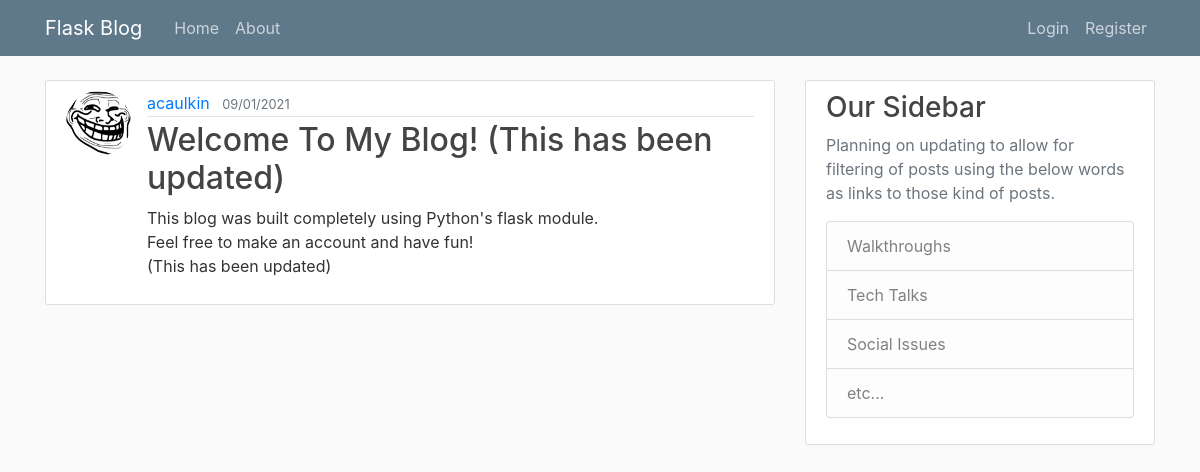
/post/1, run on an earlier commit of the app's database.
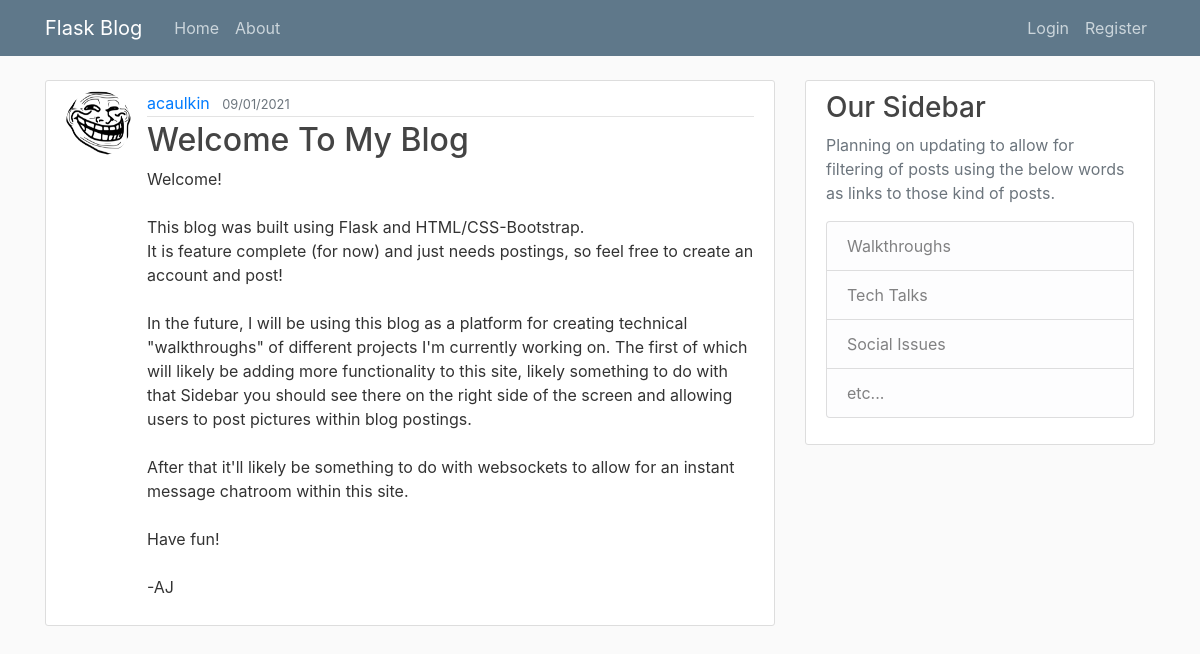
And on a later commit of the database.
### flaskblog/models.py (models this page shows, shortened)
class Post(db.Model):
    id = db.Column(db.Integer, primary_key = True)
    title = db.Column(db.String(100), nullable = False)
    date_posted = db.Column(db.DateTime, nullable = False, default = datetime.utcnow)
    content = db.Column(db.Text, nullable = False)
    user_id = db.Column(db.Integer, db.ForeignKey('user.id'), nullable = False)

### flaskblog/posts/routes.py (the view)
@posts.route("/post/<int:post_id>")
def post(post_id):
    post = Post.query.get_or_404(post_id)
    return render_template('post.html', title=post.title, post=post)

### flaskblog/templates/post.html (shortened to what this page needs)
{% extends "layout.html" %}
{% block content %}
<article class="media content-section">
    <img class="rounded-circle article-img" src="{{ url_for('static', filename='profile_pics/' + post.author.image_file) }}">
    <div class="media-body">
        <div class="article-metadata">
        <a class="mr-2" href="{{ url_for('users.user_posts', username=post.author.username) }}">{{ post.author.username }}</a>
        <small class="text-muted">{{ post.date_posted.strftime('%d/%m/%Y') }}</small>
        </div>
        <h2 class="article-title">{{ post.title }}</h2>
        <p class="article-content">{{ post.content }}</p>
    </div>
    </article>
{% endblock content%}

What changed in the data, as far as the page shows it:
changed Post: title "Welcome To My Blog! (This has been updated)" → "Welcome To My Blog"; content "This blog was built completely using Python's flask module. Feel free to make an account and have fun! (This has been updated)" → "Welcome! This blog was built using Flask and HTML/CSS-Bootstrap. It is feature complete (for now) and just needs postings, so feel free to create an account and post! In the future, I will be using this blog as a platform for creating technical \"walkthroughs\" of different projects I'm currently working on. The first of which will likely be adding more functionality to this site, likely something to do with that Sidebar you should see there on the right side of the screen and allowing users to post pictures within blog postings. After that it'll likely be something to do with websockets to allow for an instant message chatroom within this site. Have fun! -AJ"
